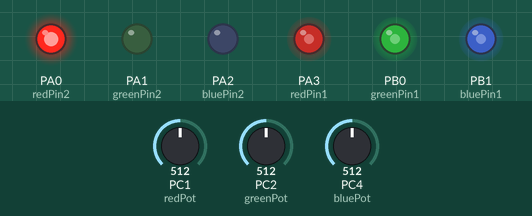
This sketch was run on a simulated STM32 Blue Pill. Shown: output pins drawn as LEDs (lit = HIGH). The test bench sets the inputs (shaded band); at power-on: PC1 (redPot) = 512, PC2 (greenPot) = 512, PC4 (bluePot) = 512. Random numbers use the default seed unless the sketch sets one.

Above: at 1.2 s.
1.3 s: PC1 (redPot) set to 716
At 2.5 s:
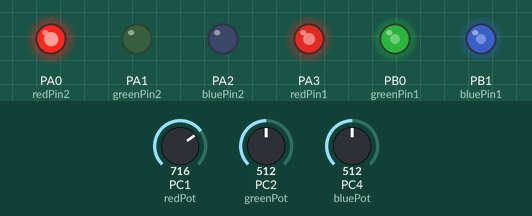
2.8 s: PC2 (greenPot) set to 716
At 3.6 s:
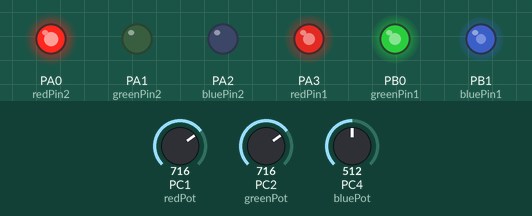
4.3 s: PC4 (bluePot) set to 716
At 4.9 s:
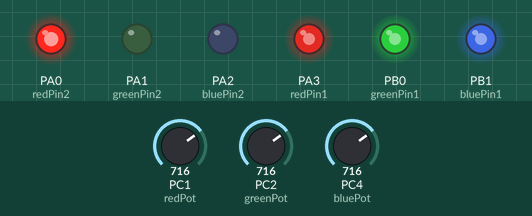
5.8 s: PC1 (redPot) set to 839
7.3 s: PC1 (redPot) set to 860
At 8.4 s:
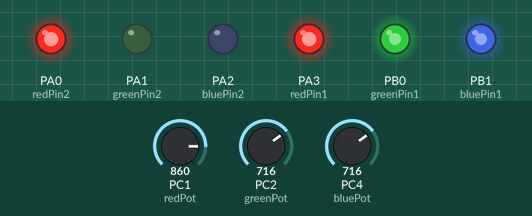
8.8 s: PC2 (greenPot) set to 842
10.3 s: PC2 (greenPot) set to 869
At 10.6 s:
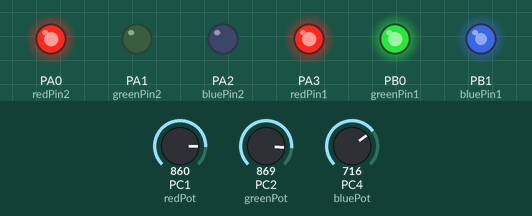
Timing chart, 0 to 12.8 s (numbered marks = the images above; inputs shaded):
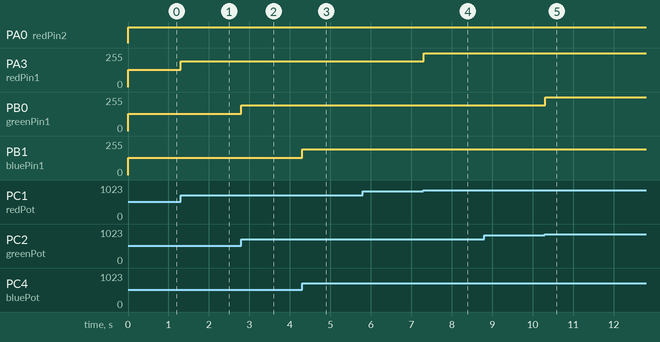

The sketch:

ColorMatchGame.ino
```cpp
#include <math.h>

const int speaker = PB8;
#include "pitches.h"

// pin 1 is controlled by player
const int redPin1 = PA3; // needs to say TIMx_CHy for PWM output
const int greenPin1 = PB0;
const int bluePin1 = PB1;

// pin 2 is randomized/controlled by program
const int redPin2 = PA0;
const int greenPin2 = PA1;
const int bluePin2 = PA2;

const int redPot = PC1;   // needs to say ADC123_INx for analog input
const int greenPot = PC2;
const int bluePot = PC4;

int maxRead = 1023;

HardwareSerial Serial2(PA3, PA2);

int colors[8][3] = {
  {255, 0, 0},   // Red
  {255, 116, 0},   // Orange
  {255, 255, 0},     // Yellow
  {0, 255, 0},   // Green
  {0, 255, 255},     // Cyan
  {0, 0, 255},   // Blue
  {128, 0, 255},   // Violet
  {255, 0, 255}      // Magenta
};

// if the game is too easy, we can add steps here to increase difficulty
int steps[] = {0, 64, 116, 128, 192, 255};
int numSteps = 6;

int redIndex, greenIndex, blueIndex, colorDistance, randomIndex;

void debugPrints() {
  Serial2.print("Random LED 1: (");
  Serial2.print(steps[redIndex]); Serial2.print("r, ");
  Serial2.print(steps[greenIndex]); Serial2.print("g, ");
  Serial2.print(steps[blueIndex]); Serial2.print("b)       ");

  Serial2.print("Controlled LED 2: (");
  Serial2.print(colors[randomIndex][0]); Serial2.print(", ");
  Serial2.print(colors[randomIndex][1]); Serial2.print(", ");
  Serial2.print(colors[randomIndex][2]); Serial2.print(")    color distance: ");

  Serial2.println(colorDistance);
}

int distanceCalc(int playRed, int playGreen, int playBlue) {
  int redDist = abs(colors[randomIndex][0]) - abs(playRed);
  int greenDist = abs(colors[randomIndex][1]) - abs(playGreen);
  int blueDist = abs(colors[randomIndex][2]) - abs(playBlue);

  return abs(redDist) + abs(blueDist) + abs(greenDist);
}

void setup() {
  Serial2.begin(115200);
  Serial2.println("ready");
  pinMode(speaker, OUTPUT);
  // pins for rgb game
  pinMode(redPin1, OUTPUT);
  pinMode(greenPin1, OUTPUT);
  pinMode(bluePin1, OUTPUT);
  pinMode(redPin2, OUTPUT);
  pinMode(greenPin2, OUTPUT);
  pinMode(bluePin2, OUTPUT);

  randomSeed(analogRead(PA3));
  randomIndex = random(0, 8);
}

bool rgbGame() {
  // Serial2.println("game started");

  redIndex = map(analogRead(redPot), 0, maxRead, 0, numSteps);
  greenIndex = map(analogRead(greenPot), 0, maxRead, 0, numSteps);
  blueIndex = map(analogRead(bluePot), 0, maxRead, 0, numSteps);

  analogWrite(redPin1, steps[redIndex]);
  analogWrite(greenPin1, steps[greenIndex]);
  analogWrite(bluePin1, steps[blueIndex]);

  // randomly selected color from fixed list
  analogWrite(redPin2,   colors[randomIndex][0]);
  analogWrite(greenPin2, colors[randomIndex][1]);
  analogWrite(bluePin2,  colors[randomIndex][2]);

  debugPrints();
  colorDistance = distanceCalc(steps[redIndex], steps[greenIndex], steps[blueIndex]);

  if (colorDistance <= 10) {
    song3();
    Serial2.println("MATCHED");
    delay(2000);
    return true;
  } else {
    noTone(speaker);
    return false;
  }
  delay(10);
}

void loop() {
  if (rgbGame()) {
    randomIndex = random(0, 8);
    Serial2.println("resetting...");
  }
}
```

pitches.h
```cpp
/*************************************************
 * Public Constants
 *************************************************/

#define NOTE_B0  31
#define NOTE_C1  33
#define NOTE_CS1 35
#define NOTE_D1  37
#define NOTE_DS1 39
#define NOTE_E1  41
#define NOTE_F1  44
#define NOTE_FS1 46
#define NOTE_G1  49
#define NOTE_GS1 52
#define NOTE_A1  55
#define NOTE_AS1 58
#define NOTE_B1  62
#define NOTE_C2  65
#define NOTE_CS2 69
#define NOTE_D2  73
#define NOTE_DS2 78
#define NOTE_E2  82
#define NOTE_F2  87
#define NOTE_FS2 93
#define NOTE_G2  98
#define NOTE_GS2 104
#define NOTE_A2  110
#define NOTE_AS2 117
#define NOTE_B2  123
#define NOTE_C3  131
#define NOTE_CS3 139
#define NOTE_D3  147
#define NOTE_DS3 156
#define NOTE_E3  165
#define NOTE_F3  175
#define NOTE_FS3 185
#define NOTE_G3  196
#define NOTE_GS3 208
#define NOTE_A3  220
#define NOTE_AS3 233
#define NOTE_B3  247
#define NOTE_C4  262
#define NOTE_CS4 277
#define NOTE_D4  294
#define NOTE_DS4 311
#define NOTE_E4  330
#define NOTE_F4  349
#define NOTE_FS4 370
#define NOTE_G4  392
#define NOTE_GS4 415
#define NOTE_A4  440
#define NOTE_AS4 466
#define NOTE_B4  494
#define NOTE_C5  523
#define NOTE_CS5 554
#define NOTE_D5  587
#define NOTE_DS5 622
#define NOTE_E5  659
#define NOTE_F5  698
#define NOTE_FS5 740
#define NOTE_G5  784
#define NOTE_GS5 831
#define NOTE_A5  880
#define NOTE_AS5 932
#define NOTE_B5  988
#define NOTE_C6  1047
#define NOTE_CS6 1109
#define NOTE_D6  1175
#define NOTE_DS6 1245
#define NOTE_E6  1319
#define NOTE_F6  1397
#define NOTE_FS6 1480
#define NOTE_G6  1568
#define NOTE_GS6 1661
#define NOTE_A6  1760
#define NOTE_AS6 1865
#define NOTE_B6  1976
#define NOTE_C7  2093
#define NOTE_CS7 2217
#define NOTE_D7  2349
#define NOTE_DS7 2489
#define NOTE_E7  2637
#define NOTE_F7  2794
#define NOTE_FS7 2960
#define NOTE_G7  3136
#define NOTE_GS7 3322
#define NOTE_A7  3520
#define NOTE_AS7 3729
#define NOTE_B7  3951
#define NOTE_C8  4186
#define NOTE_CS8 4435
#define NOTE_D8  4699
#define NOTE_DS8 4978
int NOTE_DUR;

void play(int note, int dur) {
  tone(speaker, note);
  delay(dur * NOTE_DUR);
  noTone(speaker);
  delay(dur * NOTE_DUR / 3);
}

void playTone(int tone, int duration) {
  for (long i = 0; i < duration * 100L; i += tone * 2) {
    digitalWrite(speaker, HIGH);
    delayMicroseconds(tone);
    digitalWrite(speaker, LOW);
    delayMicroseconds(tone);
  }
}

void song3() {
  play(NOTE_DS4, 2);
  play(NOTE_E4, 2);
  play(NOTE_F4, 5);
  play(NOTE_F4, 2);
  play(NOTE_FS4, 2);
  play(NOTE_G4, 5);
  play(NOTE_G4, 2);
  play(NOTE_GS4, 2);
  play(NOTE_A4, 5);
  play(NOTE_C5, 9);
}
```

Measured:
- the behaviour switches between 852 and 853 on PC1 (redPot) (found by bisection; images 3 and 4)
- the behaviour switches between 852 and 853 on PC2 (greenPot) (found by bisection; images 4 and 5)
- after the input at 1.3 s, PA3 (redPin1): 128/255 → 192/255 at once
- after the input at 2.8 s, PB0 (greenPin1): 128/255 → 192/255 at once
- after the input at 4.3 s, PB1 (bluePin1): 128/255 → 192/255 at once
- after the input at 5.8 s, every drawn part: stays the same
- after the input at 7.3 s, PA3 (redPin1): 192/255 → 255/255 at once
- after the input at 8.8 s, every drawn part: stays the same
- after the input at 10.3 s, PB0 (greenPin1): 192/255 → 255/255 at once
